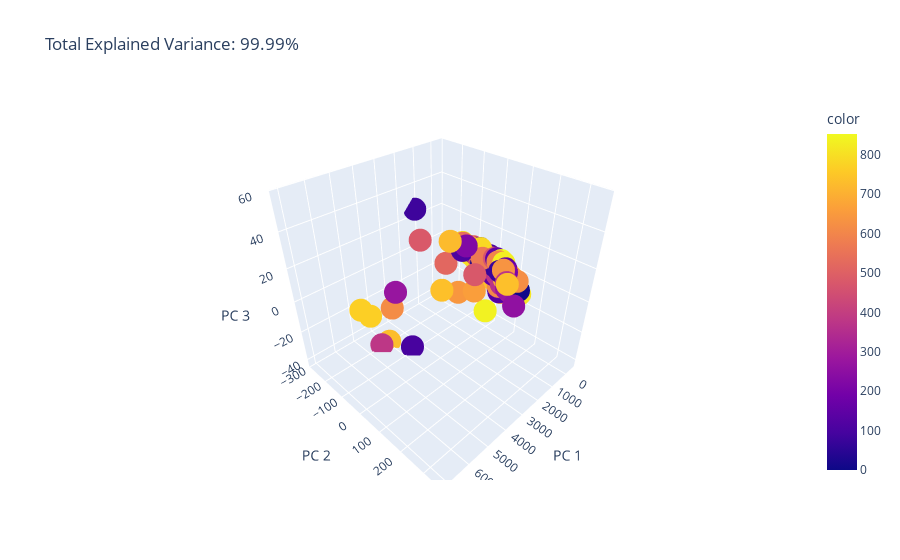

Write notebook code for a chart like this one.
### Code cell
import plotly.express as px
from sklearn.decomposition import PCA

df = dataplasmo
X = dataplasmo[['MolWt', 'TPSA', 'nRotB', 'HBD','HBA', 'LogP']]

pca = PCA(n_components=3)
components = pca.fit_transform(X)

total_var = pca.explained_variance_ratio_.sum() * 100

fig = px.scatter_3d(
    components, x=0, y=1, z=2, color=df['ID'],
    title=f'Total Explained Variance: {total_var:.2f}%',
    labels={'0': 'PC 1', '1': 'PC 2', '2': 'PC 3'}
)
fig.show()

### Figure 1 — Plotly figure (JSON) as saved in the notebook; plotly's stock layout.template omitted (floating-point values rounded to 4 significant figures; data arrays with more than 128 entries replaced by an {"elided": "..."} marker saying what was removed)
{"data": [{"hovertemplate": "PC 1=%{x}<br>PC 2=%{y}<br>PC 3=%{z}<br>color=%{marker.color}<extra></extra>", "legendgroup": "", "marker": {"color": {"elided": "854 int values"}, "coloraxis": "coloraxis", "symbol": "circle"}, "mode": "markers", "name": "", "scene": "scene", "showlegend": false, "type": "scatter3d", "x": {"elided": "854 float values"}, "y": {"elided": "854 float values"}, "z": {"elided": "854 float values"}}], "layout": {"coloraxis": {"colorbar": {"title": {"text": "color"}}, "colorscale": [[0, "#0d0887"], [0.1111, "#46039f"], [0.2222, "#7201a8"], [0.3333, "#9c179e"], [0.4444, "#bd3786"], [0.5556, "#d8576b"], [0.6667, "#ed7953"], [0.7778, "#fb9f3a"], [0.8889, "#fdca26"], [1, "#f0f921"]]}, "legend": {"tracegroupgap": 0}, "scene": {"domain": {"x": [0, 1], "y": [0, 1]}, "xaxis": {"title": {"text": "PC 1"}}, "yaxis": {"title": {"text": "PC 2"}}, "zaxis": {"title": {"text": "PC 3"}}}, "title": {"text": "Total Explained Variance: 99.99%"}}}
